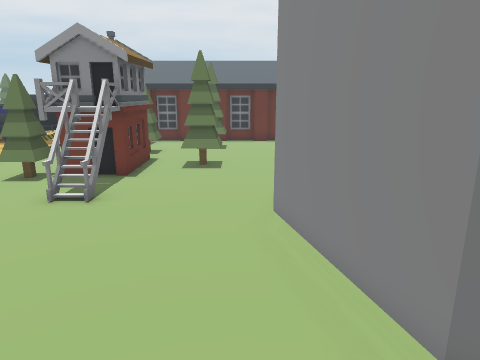
view 1 (above)

21 first-person views from a walk through a 3-D level made in the Unity game engine. The camera is 1.3 m above the floor, tilts 14° down and sees 70° across. The floor is counted in squares, 0.5 m on a side. Each view is taken from the middle of a square. On the plan, view 1 faces up. The plan holds only what a view shows up to about 20 squares ahead; the rest is blank. The place goes on beyond the plan.

view 2
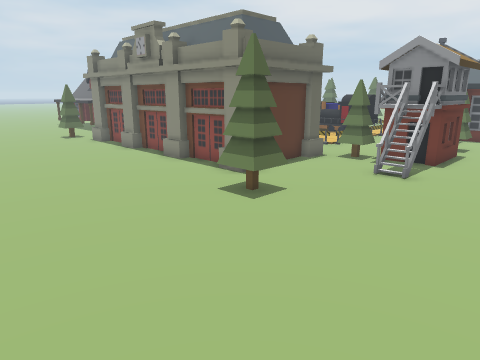

view 3
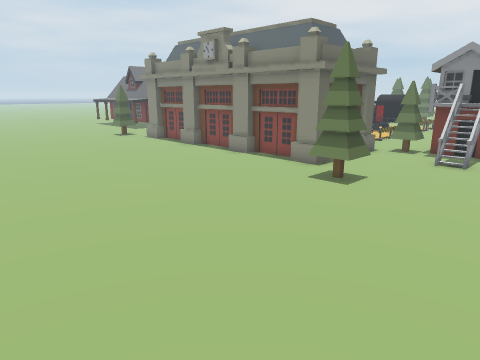

view 4
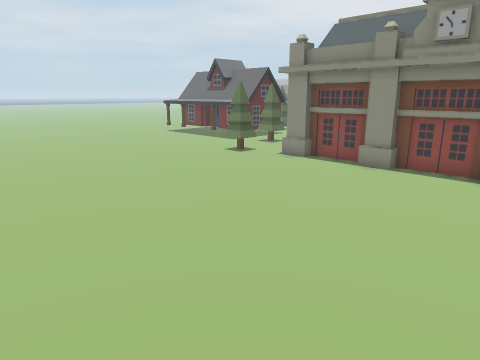

view 5
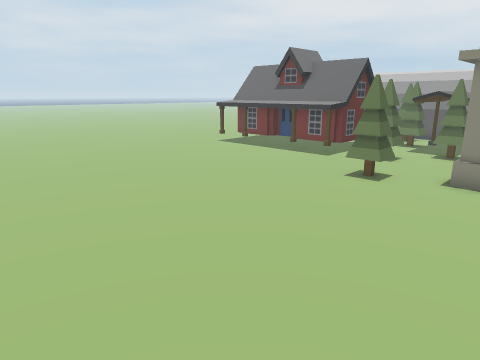

view 6
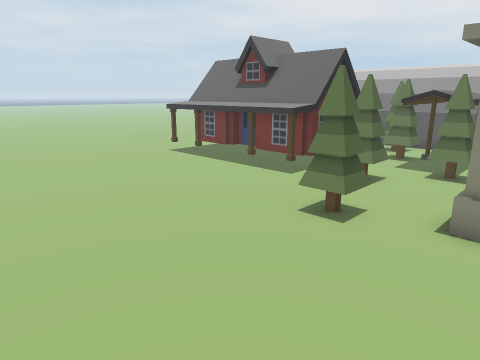

view 7
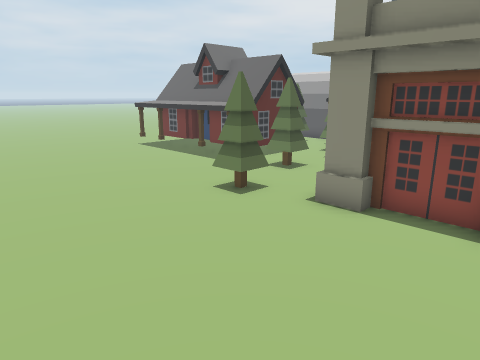

view 8
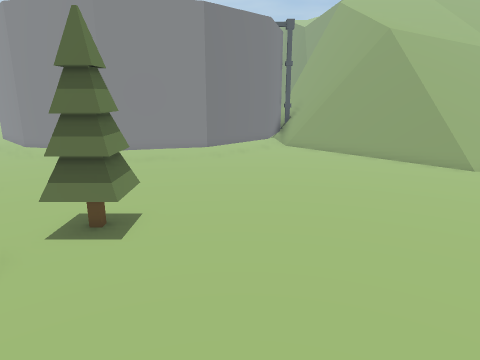

view 9
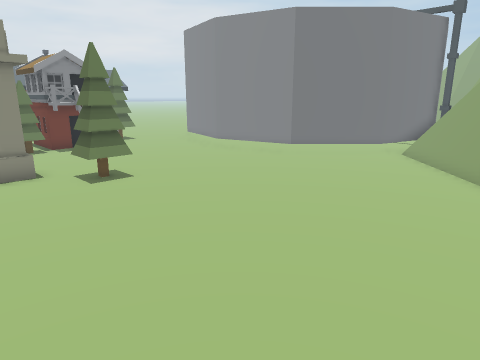

view 10
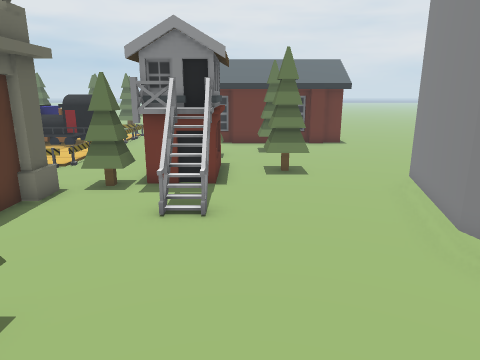

view 11
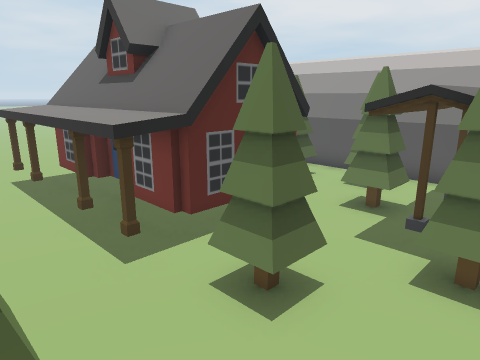

view 12
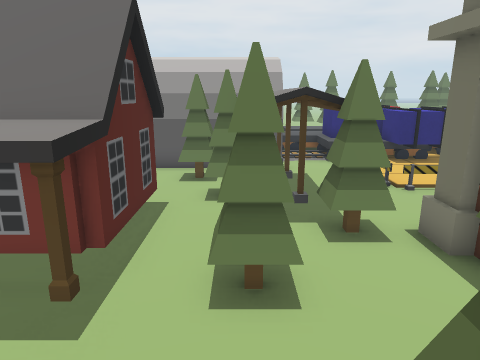

view 13
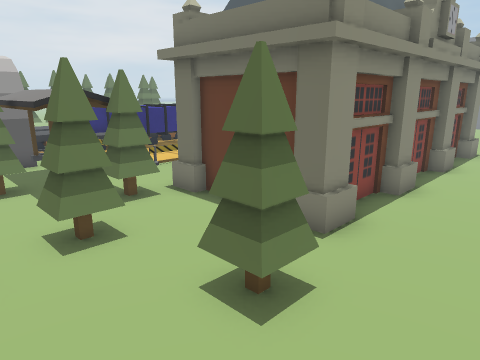

view 14
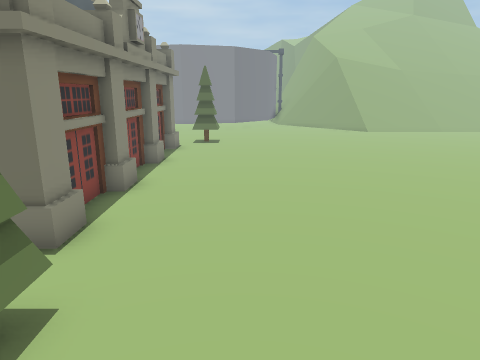

view 15
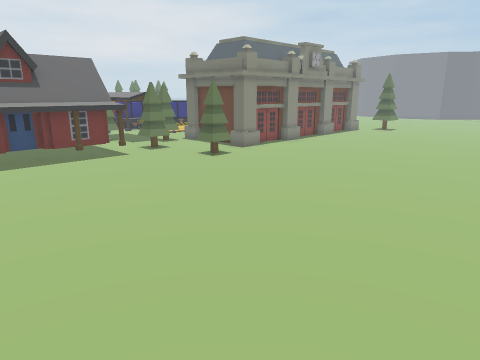

view 16
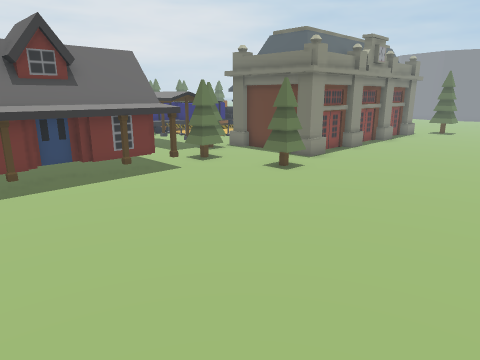

view 17
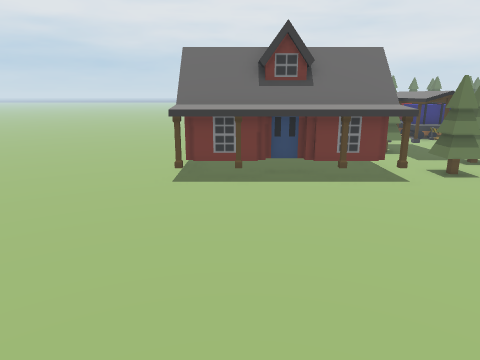

view 18
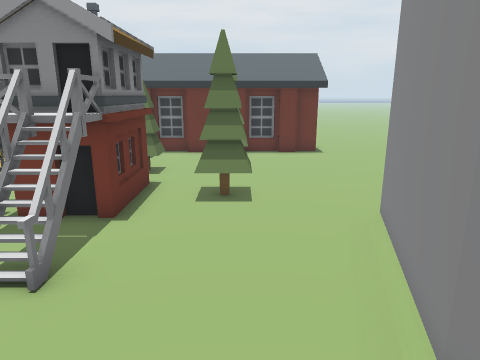

view 19
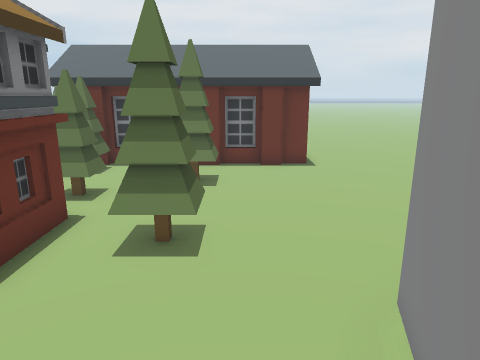

view 20
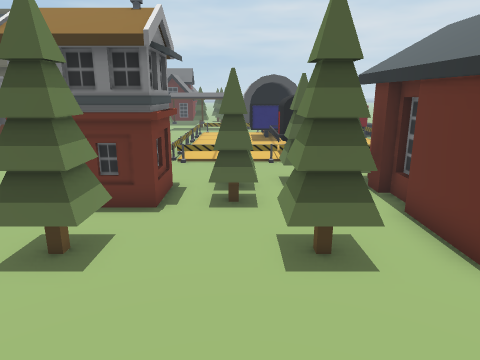

view 21
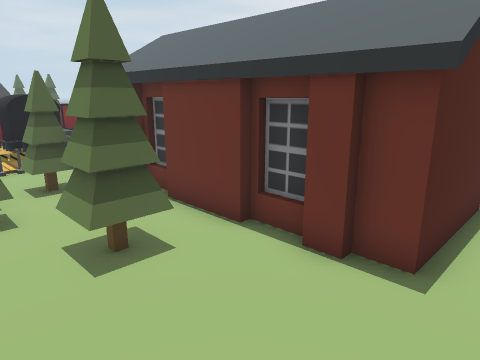

### Floor plan
Key: @ floor where view 1 was taken; # wall or solid block; . main floor; : floor 1.25 m higher than the main floor; / step, stairs or slope; = window, fence, low wall or low ledge; ^ raised ledge; v drop or lower ground; C container; T tree; O other object.
Columns run from 33 left of view 1 to 4 right of it. Each row starts with its distance up from view 1.
 24                                     O.
 23                  C                  O.
 22                 CC        OO        O.
 21              O            OOOOOOOOOOO.
 20              C   CC CO    OOOOOOOOOOO.
 19            =.CCC CC C OO...TT.........
 18    ....^    .O CCCC.OOOO..TTT..TT.....
 17    ^^^^^####.. CCCC. ......T...TT.....
 16     ########.....     .....OOT........
 15      TTTT O .....     .....OTT........
 14      TTTTOOO ...      .....OOO........
 13        .TTOO ..       .....OOO.TT....#
 12     O  O.TOO...         ...OOO.TT...##
 11    OO  O.OOTT.           .TTOO.....##
 10 OOOOOOOO...TTO          OOTOOO.... #
  9 OOOOOOOO.TT..OO        OOO..OO....##
  8 OOOOOOOO.TT..O          OO........#
  7 OOOOOOOO.....O          OO........#
  6 .............OOOOOOOOOOOOO........#
  5 ..........TT.OOOOOOOOOOOOO........#
  4 ..........T...............TT......##
  3 ..........................TT......##
  2 ...................................##
  1 ....................................##
  0 .................................@...#
 -1 ......................................
 -2 .....................................#
 -3 ....................................==
 -4  ..................................==#
 -5   ................................==#v
 -6    .......   ....................#=://
 -7 .                 ..........   ..  ///

Where each view was taken, in squares from view 1:
view 1: 0 up, 0 right, facing up
view 2: 3 down, 0 right, facing up-left
view 3: 6 down, 1 left, facing up-left
view 4: 7 down, 11 left, facing up-left
view 5: 6 down, 18 left, facing up-left
view 6: 2 down, 19 left, facing up-left
view 7: 2 down, 16 left, facing up-left
view 8: 1 up, 13 left, facing right
view 9: 7 down, 11 left, facing up-right
view 10: 1 up, 3 left, facing up
view 11: 5 up, 21 left, facing up-left
view 12: 4 up, 24 left, facing up
view 13: 2 up, 26 left, facing up-right
view 14: 2 up, 26 left, facing right
view 15: 7 down, 33 left, facing up-right
view 16: 3 down, 33 left, facing up-right
view 17: 3 down, 31 left, facing up
view 18: 4 up, 1 left, facing up
view 19: 7 up, 0 right, facing up
view 20: 16 up, 4 right, facing left
view 21: 15 up, 4 right, facing up-left
